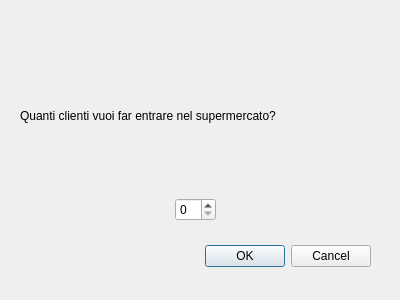
<?xml version="1.0" encoding="UTF-8"?>
<ui version="4.0">
 <class>Dialog</class>
 <widget class="QDialog" name="Dialog">
  <property name="geometry">
   <rect>
    <x>0</x>
    <y>0</y>
    <width>400</width>
    <height>300</height>
   </rect>
  </property>
  <property name="windowTitle">
   <string>Dialog</string>
  </property>
  <widget class="QDialogButtonBox" name="buttonBox">
   <property name="geometry">
    <rect>
     <x>30</x>
     <y>240</y>
     <width>341</width>
     <height>32</height>
    </rect>
   </property>
   <property name="orientation">
    <enum>Qt::Horizontal</enum>
   </property>
   <property name="standardButtons">
    <set>QDialogButtonBox::Cancel|QDialogButtonBox::Ok</set>
   </property>
  </widget>
  <widget class="QWidget" name="verticalLayoutWidget">
   <property name="geometry">
    <rect>
     <x>20</x>
     <y>40</y>
     <width>351</width>
     <height>181</height>
    </rect>
   </property>
   <layout class="QVBoxLayout" name="verticalLayout">
    <item>
     <widget class="QLabel" name="label">
      <property name="text">
       <string>Quanti clienti vuoi far entrare nel supermercato?</string>
      </property>
     </widget>
    </item>
    <item>
     <layout class="QHBoxLayout" name="horizontalLayout">
      <item>
       <spacer name="horizontalSpacer">
        <property name="orientation">
         <enum>Qt::Horizontal</enum>
        </property>
        <property name="sizeType">
         <enum>QSizePolicy::Expanding</enum>
        </property>
        <property name="sizeHint" stdset="0">
         <size>
          <width>100</width>
          <height>20</height>
         </size>
        </property>
       </spacer>
      </item>
      <item>
       <widget class="QSpinBox" name="spinBox"/>
      </item>
      <item>
       <spacer name="horizontalSpacer_2">
        <property name="orientation">
         <enum>Qt::Horizontal</enum>
        </property>
        <property name="sizeHint" stdset="0">
         <size>
          <width>40</width>
          <height>20</height>
         </size>
        </property>
       </spacer>
      </item>
     </layout>
    </item>
   </layout>
  </widget>
 </widget>
 <resources/>
 <connections>
  <connection>
   <sender>buttonBox</sender>
   <signal>accepted()</signal>
   <receiver>Dialog</receiver>
   <slot>accept()</slot>
   <hints>
    <hint type="sourcelabel">
     <x>248</x>
     <y>254</y>
    </hint>
    <hint type="destinationlabel">
     <x>157</x>
     <y>274</y>
    </hint>
   </hints>
  </connection>
  <connection>
   <sender>buttonBox</sender>
   <signal>rejected()</signal>
   <receiver>Dialog</receiver>
   <slot>reject()</slot>
   <hints>
    <hint type="sourcelabel">
     <x>316</x>
     <y>260</y>
    </hint>
    <hint type="destinationlabel">
     <x>286</x>
     <y>274</y>
    </hint>
   </hints>
  </connection>
 </connections>
</ui>
